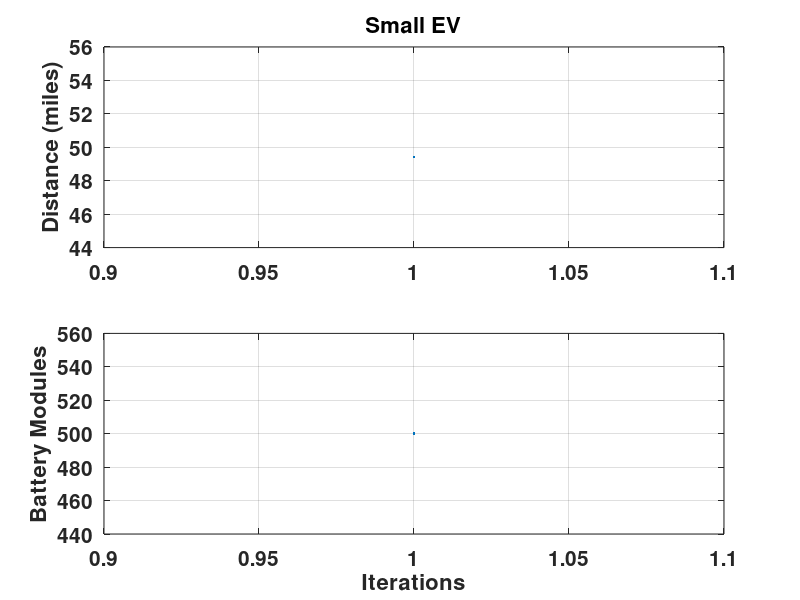

The MATLAB script that drew this image:

%% small
load small_dist_MECH_555
Ds = 1.93*21; 

iter = small_electric_STEP_optimization.GLOBAL.f_min_hist.iter;
delta_soc = small_electric_STEP_optimization.GLOBAL.f_min_hist.c(:,1);
module_num = small_electric_STEP_optimization.GLOBAL.f_min_hist.x(:,3);
Dist = 1./(abs(delta_soc'))*Ds;

figure(1);
subplot(2,1,1)
plot(iter,Dist,'linewidth',8);
xlabel([]);
ylabel('Distance (miles)'),grid
set(gca,'FontSize',15,'fontWeight','bold')
set(findall(gcf,'type','text'),'FontSize',16,'fontWeight','bold')
title('Small EV')
subplot(2,1,2)
plot(iter,module_num,'linewidth',8);
xlabel('Iterations');
ylabel('Battery Modules'),grid

set(gca,'FontSize',15,'fontWeight','bold')
set(findall(gcf,'type','text'),'FontSize',16,'fontWeight','bold')